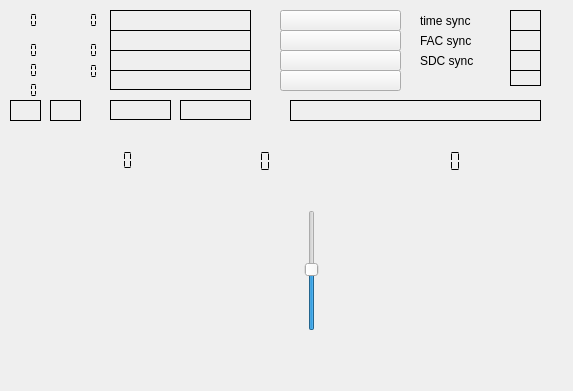
<?xml version="1.0" encoding="UTF-8"?>
<ui version="4.0">
 <class>drmdecoder</class>
 <widget class="QWidget" name="drmdecoder">
  <property name="geometry">
   <rect>
    <x>0</x>
    <y>0</y>
    <width>573</width>
    <height>391</height>
   </rect>
  </property>
  <property name="windowTitle">
   <string>drm decoder</string>
  </property>
  <widget class="QwtPlot" name="equalizerDisplay">
   <property name="geometry">
    <rect>
     <x>-10</x>
     <y>220</y>
     <width>291</width>
     <height>131</height>
    </rect>
   </property>
  </widget>
  <widget class="QSlider" name="scopeSlider">
   <property name="geometry">
    <rect>
     <x>300</x>
     <y>210</y>
     <width>24</width>
     <height>121</height>
    </rect>
   </property>
   <property name="value">
    <number>50</number>
   </property>
   <property name="orientation">
    <enum>Qt::Vertical</enum>
   </property>
  </widget>
  <widget class="QwtPlot" name="iqPlotter">
   <property name="geometry">
    <rect>
     <x>340</x>
     <y>210</y>
     <width>191</width>
     <height>141</height>
    </rect>
   </property>
  </widget>
  <widget class="QLabel" name="messageLabel">
   <property name="geometry">
    <rect>
     <x>290</x>
     <y>100</y>
     <width>251</width>
     <height>21</height>
    </rect>
   </property>
   <property name="frameShape">
    <enum>QFrame::Box</enum>
   </property>
   <property name="text">
    <string/>
   </property>
  </widget>
  <widget class="QLabel" name="audioModelabel">
   <property name="geometry">
    <rect>
     <x>180</x>
     <y>100</y>
     <width>71</width>
     <height>20</height>
    </rect>
   </property>
   <property name="frameShape">
    <enum>QFrame::Box</enum>
   </property>
   <property name="text">
    <string/>
   </property>
  </widget>
  <widget class="QLabel" name="modeIndicator">
   <property name="geometry">
    <rect>
     <x>50</x>
     <y>100</y>
     <width>31</width>
     <height>21</height>
    </rect>
   </property>
   <property name="frameShape">
    <enum>QFrame::Box</enum>
   </property>
   <property name="text">
    <string/>
   </property>
  </widget>
  <widget class="QLabel" name="spectrumIndicator">
   <property name="geometry">
    <rect>
     <x>10</x>
     <y>100</y>
     <width>31</width>
     <height>21</height>
    </rect>
   </property>
   <property name="frameShape">
    <enum>QFrame::Box</enum>
   </property>
   <property name="text">
    <string/>
   </property>
  </widget>
  <widget class="QPushButton" name="channel_4">
   <property name="geometry">
    <rect>
     <x>280</x>
     <y>70</y>
     <width>121</width>
     <height>21</height>
    </rect>
   </property>
   <property name="text">
    <string/>
   </property>
  </widget>
  <widget class="QPushButton" name="channel_3">
   <property name="geometry">
    <rect>
     <x>280</x>
     <y>50</y>
     <width>121</width>
     <height>21</height>
    </rect>
   </property>
   <property name="text">
    <string/>
   </property>
  </widget>
  <widget class="QPushButton" name="channel_2">
   <property name="geometry">
    <rect>
     <x>280</x>
     <y>30</y>
     <width>121</width>
     <height>21</height>
    </rect>
   </property>
   <property name="text">
    <string/>
   </property>
  </widget>
  <widget class="QPushButton" name="channel_1">
   <property name="geometry">
    <rect>
     <x>280</x>
     <y>10</y>
     <width>121</width>
     <height>21</height>
    </rect>
   </property>
   <property name="toolTip">
    <string>&lt;html&gt;&lt;head/&gt;&lt;body&gt;&lt;p&gt;Visibility of the button suggests the availability of a DRM channel.&lt;/p&gt;&lt;/body&gt;&lt;/html&gt;</string>
   </property>
   <property name="text">
    <string/>
   </property>
  </widget>
  <widget class="QLCDNumber" name="snrDisplay">
   <property name="geometry">
    <rect>
     <x>40</x>
     <y>150</y>
     <width>141</width>
     <height>20</height>
    </rect>
   </property>
   <property name="toolTip">
    <string>&lt;html&gt;&lt;head/&gt;&lt;body&gt;&lt;p&gt;Estimate of the SNR of the DRM signal.&lt;/p&gt;&lt;/body&gt;&lt;/html&gt;</string>
   </property>
   <property name="frameShape">
    <enum>QFrame::NoFrame</enum>
   </property>
   <property name="frameShadow">
    <enum>QFrame::Plain</enum>
   </property>
   <property name="lineWidth">
    <number>0</number>
   </property>
   <property name="segmentStyle">
    <enum>QLCDNumber::Flat</enum>
   </property>
  </widget>
  <widget class="QLCDNumber" name="angleDisplay">
   <property name="geometry">
    <rect>
     <x>60</x>
     <y>60</y>
     <width>41</width>
     <height>23</height>
    </rect>
   </property>
   <property name="toolTip">
    <string>&lt;html&gt;&lt;head/&gt;&lt;body&gt;&lt;p&gt;Phase angle of the error.&lt;/p&gt;&lt;/body&gt;&lt;/html&gt;</string>
   </property>
   <property name="frameShape">
    <enum>QFrame::NoFrame</enum>
   </property>
   <property name="segmentStyle">
    <enum>QLCDNumber::Flat</enum>
   </property>
  </widget>
  <widget class="QLCDNumber" name="show_small_offset">
   <property name="geometry">
    <rect>
     <x>60</x>
     <y>40</y>
     <width>41</width>
     <height>21</height>
    </rect>
   </property>
   <property name="toolTip">
    <string>&lt;html&gt;&lt;head/&gt;&lt;body&gt;&lt;p&gt;Fine frequency offset as measured by the software (i.e. the offset to the nearest carrier).&lt;/p&gt;&lt;/body&gt;&lt;/html&gt;</string>
   </property>
   <property name="frameShape">
    <enum>QFrame::NoFrame</enum>
   </property>
   <property name="segmentStyle">
    <enum>QLCDNumber::Flat</enum>
   </property>
  </widget>
  <widget class="QLCDNumber" name="show_int_offset">
   <property name="geometry">
    <rect>
     <x>60</x>
     <y>10</y>
     <width>41</width>
     <height>21</height>
    </rect>
   </property>
   <property name="toolTip">
    <string>&lt;html&gt;&lt;head/&gt;&lt;body&gt;&lt;p&gt;&amp;quot;Coarse frequency offset as measured by the software&amp;quot;&lt;/p&gt;&lt;p&gt;&lt;br/&gt;&lt;/p&gt;&lt;/body&gt;&lt;/html&gt;</string>
   </property>
   <property name="frameShape">
    <enum>QFrame::NoFrame</enum>
   </property>
   <property name="segmentStyle">
    <enum>QLCDNumber::Flat</enum>
   </property>
  </widget>
  <widget class="QLCDNumber" name="phaseOffsetDisplay">
   <property name="geometry">
    <rect>
     <x>0</x>
     <y>80</y>
     <width>41</width>
     <height>21</height>
    </rect>
   </property>
   <property name="font">
    <font>
     <family>DejaVu Sans</family>
     <pointsize>8</pointsize>
    </font>
   </property>
   <property name="toolTip">
    <string>&lt;html&gt;&lt;head/&gt;&lt;body&gt;&lt;p&gt;PhaseOffsetDisplay shows the local offset of the frequency as caused by the mousewheeel&lt;/p&gt;&lt;/body&gt;&lt;/html&gt;</string>
   </property>
   <property name="frameShape">
    <enum>QFrame::NoFrame</enum>
   </property>
   <property name="segmentStyle">
    <enum>QLCDNumber::Flat</enum>
   </property>
  </widget>
  <widget class="QLCDNumber" name="clockOffsetDisplay">
   <property name="geometry">
    <rect>
     <x>0</x>
     <y>60</y>
     <width>41</width>
     <height>21</height>
    </rect>
   </property>
   <property name="toolTip">
    <string>&lt;html&gt;&lt;head/&gt;&lt;body&gt;&lt;p&gt;Estimate of the clock offset (measured between successive frames).&lt;/p&gt;&lt;/body&gt;&lt;/html&gt;</string>
   </property>
   <property name="frameShape">
    <enum>QFrame::NoFrame</enum>
   </property>
   <property name="segmentStyle">
    <enum>QLCDNumber::Flat</enum>
   </property>
  </widget>
  <widget class="QLCDNumber" name="timeOffsetDisplay">
   <property name="geometry">
    <rect>
     <x>0</x>
     <y>40</y>
     <width>41</width>
     <height>21</height>
    </rect>
   </property>
   <property name="toolTip">
    <string>&lt;html&gt;&lt;head/&gt;&lt;body&gt;&lt;p&gt;Time offset display, i.e. the &amp;quot;fine&amp;quot; time error.&lt;/p&gt;&lt;/body&gt;&lt;/html&gt;</string>
   </property>
   <property name="frameShape">
    <enum>QFrame::NoFrame</enum>
   </property>
   <property name="segmentStyle">
    <enum>QLCDNumber::Flat</enum>
   </property>
  </widget>
  <widget class="QLCDNumber" name="timeDelayDisplay">
   <property name="geometry">
    <rect>
     <x>0</x>
     <y>10</y>
     <width>41</width>
     <height>21</height>
    </rect>
   </property>
   <property name="toolTip">
    <string>&lt;html&gt;&lt;head/&gt;&lt;body&gt;&lt;p&gt;Time delay, i.e. a measure of the timing error.&lt;/p&gt;&lt;/body&gt;&lt;/html&gt;</string>
   </property>
   <property name="frameShape">
    <enum>QFrame::NoFrame</enum>
   </property>
   <property name="segmentStyle">
    <enum>QLCDNumber::Flat</enum>
   </property>
  </widget>
  <widget class="QLabel" name="faadSyncLabel">
   <property name="geometry">
    <rect>
     <x>510</x>
     <y>70</y>
     <width>31</width>
     <height>16</height>
    </rect>
   </property>
   <property name="toolTip">
    <string>&lt;html&gt;&lt;head/&gt;&lt;body&gt;&lt;p&gt;Faad sync label. Green means that the AAC decoder could decode audio.&lt;/p&gt;&lt;/body&gt;&lt;/html&gt;</string>
   </property>
   <property name="frameShape">
    <enum>QFrame::Box</enum>
   </property>
   <property name="text">
    <string/>
   </property>
  </widget>
  <widget class="QLabel" name="sdcSyncLabel">
   <property name="geometry">
    <rect>
     <x>510</x>
     <y>50</y>
     <width>31</width>
     <height>21</height>
    </rect>
   </property>
   <property name="toolTip">
    <string>&lt;html&gt;&lt;head/&gt;&lt;body&gt;&lt;p&gt;SDC sync label, green means SDC's could be decoded (usually 16 QAM).&lt;/p&gt;&lt;/body&gt;&lt;/html&gt;</string>
   </property>
   <property name="frameShape">
    <enum>QFrame::Box</enum>
   </property>
   <property name="text">
    <string/>
   </property>
  </widget>
  <widget class="QLabel" name="aacDataLabel">
   <property name="geometry">
    <rect>
     <x>110</x>
     <y>70</y>
     <width>141</width>
     <height>20</height>
    </rect>
   </property>
   <property name="frameShape">
    <enum>QFrame::Box</enum>
   </property>
   <property name="text">
    <string/>
   </property>
  </widget>
  <widget class="QLabel" name="label_4">
   <property name="geometry">
    <rect>
     <x>420</x>
     <y>50</y>
     <width>64</width>
     <height>21</height>
    </rect>
   </property>
   <property name="text">
    <string>SDC sync</string>
   </property>
  </widget>
  <widget class="QLabel" name="facSyncLabel">
   <property name="geometry">
    <rect>
     <x>510</x>
     <y>30</y>
     <width>31</width>
     <height>21</height>
    </rect>
   </property>
   <property name="toolTip">
    <string>&lt;html&gt;&lt;head/&gt;&lt;body&gt;&lt;p&gt;FAC sync label, Green means that FAC's could be decoded (easy, often 4QAM).&lt;/p&gt;&lt;/body&gt;&lt;/html&gt;</string>
   </property>
   <property name="frameShape">
    <enum>QFrame::Box</enum>
   </property>
   <property name="text">
    <string/>
   </property>
  </widget>
  <widget class="QLabel" name="label_3">
   <property name="geometry">
    <rect>
     <x>420</x>
     <y>30</y>
     <width>66</width>
     <height>21</height>
    </rect>
   </property>
   <property name="text">
    <string>FAC sync</string>
   </property>
  </widget>
  <widget class="QLabel" name="timeSyncLabel">
   <property name="geometry">
    <rect>
     <x>510</x>
     <y>10</y>
     <width>31</width>
     <height>21</height>
    </rect>
   </property>
   <property name="toolTip">
    <string>&lt;html&gt;&lt;head/&gt;&lt;body&gt;&lt;p&gt;Time sync label, green means time synchronization is OK.&lt;/p&gt;&lt;/body&gt;&lt;/html&gt;</string>
   </property>
   <property name="frameShape">
    <enum>QFrame::Box</enum>
   </property>
   <property name="text">
    <string/>
   </property>
  </widget>
  <widget class="QLabel" name="label_2">
   <property name="geometry">
    <rect>
     <x>420</x>
     <y>10</y>
     <width>66</width>
     <height>21</height>
    </rect>
   </property>
   <property name="text">
    <string>time sync</string>
   </property>
  </widget>
  <widget class="QLabel" name="timeLabel">
   <property name="geometry">
    <rect>
     <x>110</x>
     <y>30</y>
     <width>141</width>
     <height>21</height>
    </rect>
   </property>
   <property name="frameShape">
    <enum>QFrame::Box</enum>
   </property>
   <property name="text">
    <string/>
   </property>
  </widget>
  <widget class="QLabel" name="countryLabel">
   <property name="geometry">
    <rect>
     <x>110</x>
     <y>10</y>
     <width>141</width>
     <height>21</height>
    </rect>
   </property>
   <property name="frameShape">
    <enum>QFrame::Box</enum>
   </property>
   <property name="text">
    <string/>
   </property>
  </widget>
  <widget class="QLabel" name="programTypeLabel">
   <property name="geometry">
    <rect>
     <x>110</x>
     <y>50</y>
     <width>141</width>
     <height>21</height>
    </rect>
   </property>
   <property name="frameShape">
    <enum>QFrame::Box</enum>
   </property>
   <property name="text">
    <string/>
   </property>
  </widget>
  <widget class="QLabel" name="datacoding">
   <property name="geometry">
    <rect>
     <x>110</x>
     <y>100</y>
     <width>61</width>
     <height>20</height>
    </rect>
   </property>
   <property name="frameShape">
    <enum>QFrame::Box</enum>
   </property>
   <property name="text">
    <string/>
   </property>
  </widget>
  <widget class="QLCDNumber" name="mer_sdc">
   <property name="geometry">
    <rect>
     <x>190</x>
     <y>150</y>
     <width>111</width>
     <height>23</height>
    </rect>
   </property>
   <property name="frameShape">
    <enum>QFrame::NoFrame</enum>
   </property>
   <property name="segmentStyle">
    <enum>QLCDNumber::Flat</enum>
   </property>
  </widget>
  <widget class="QLCDNumber" name="mer_msc">
   <property name="geometry">
    <rect>
     <x>370</x>
     <y>150</y>
     <width>131</width>
     <height>23</height>
    </rect>
   </property>
   <property name="frameShape">
    <enum>QFrame::NoFrame</enum>
   </property>
   <property name="segmentStyle">
    <enum>QLCDNumber::Flat</enum>
   </property>
  </widget>
 </widget>
 <customwidgets>
  <customwidget>
   <class>QwtPlot</class>
   <extends>QFrame</extends>
   <header>qwt_plot.h</header>
  </customwidget>
 </customwidgets>
 <resources/>
 <connections/>
</ui>
